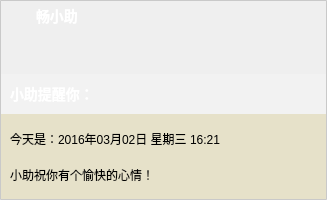
<?xml version="1.0" encoding="UTF-8"?>
<ui version="4.0">
 <class>SystemMessageDialog</class>
 <widget class="QWidget" name="SystemMessageDialog">
  <property name="geometry">
   <rect>
    <x>0</x>
    <y>0</y>
    <width>327</width>
    <height>200</height> 
   </rect>
  </property>
  <property name="windowTitle">
   <string>Form</string>
  </property>
  <property name="styleSheet">
   <string notr="true">QWidget#SystemMessageDialog {
	background-image: url(:/resource/background/background.png);
	border: 1px solid #c9c9c9;
	border-radius: 1px;
}
QWidget#widgetTitle {
	background-color: rgba(255, 255, 255, 20%);
}
QWidget#widgetContent {
	background-color: rgb(230, 225, 201);
}

QPushButton#btnClose:hover{
	background-color: qlineargradient(spread:pad, x1:0, y1:1, x2:0, y2:0, stop:0 rgba(238, 0, 0, 128), stop:1 rgba(238, 44, 44, 255));
}

QLabel#labelTitle, QLabel#labelText {
	color: #ffffff;
	font: bold 14px;
}</string>
  </property>
  <layout class="QVBoxLayout" name="verticalLayout_2" stretch="0,1,0,2">
   <property name="spacing">
    <number>0</number>
   </property>
   <property name="leftMargin">
    <number>1</number>
   </property>
   <property name="topMargin">
    <number>1</number>
   </property>
   <property name="rightMargin">
    <number>1</number>
   </property>
   <property name="bottomMargin">
    <number>1</number>
   </property>
   <item>
    <layout class="QHBoxLayout" name="horizontalLayout">
     <property name="leftMargin">
      <number>5</number>
     </property>
     <item>
      <widget class="QLabel" name="labelMainIcon">
       <property name="minimumSize">
        <size>
         <width>30</width>
         <height>30</height>
        </size>
       </property>
       <property name="text">
        <string/>
       </property>
       <property name="pixmap">
        <pixmap resource="../images.qrc">:/resource/images/robot.png</pixmap>
       </property>
      </widget>
     </item>
     <item>
      <widget class="QLabel" name="labelText">
       <property name="text">
        <string>畅小助</string>
       </property>
      </widget>
     </item>
     <item>
      <spacer name="horizontalSpacer">
       <property name="orientation">
        <enum>Qt::Horizontal</enum>
       </property>
       <property name="sizeHint" stdset="0">
        <size>
         <width>40</width>
         <height>20</height>
        </size>
       </property>
      </spacer>
     </item>
     <item>
      <widget class="QPushButton" name="btnClose">
       <property name="minimumSize">
        <size>
         <width>30</width>
         <height>30</height>
        </size>
       </property>
       <property name="maximumSize">
        <size>
         <width>30</width>
         <height>16777215</height>
        </size>
       </property>
       <property name="focusPolicy">
        <enum>Qt::NoFocus</enum>
       </property>
       <property name="styleSheet">
        <string notr="true">QPushButton {
	min-width: 30px;
	background-color: none;
	border: none;
}</string>
       </property>
       <property name="text">
        <string/>
       </property>
       <property name="icon">
        <iconset resource="../images.qrc">
         <normaloff>:/resource/common/ic_close_white.png</normaloff>:/resource/common/ic_close_white.png</iconset>
       </property>
       <property name="flat">
        <bool>true</bool>
       </property>
      </widget>
     </item>
    </layout>
   </item>
   <item>
    <spacer name="verticalSpacer">
     <property name="orientation">
      <enum>Qt::Vertical</enum>
     </property>
     <property name="sizeHint" stdset="0">
      <size>
       <width>20</width>
       <height>40</height>
      </size>
     </property>
    </spacer>
   </item>
   <item>
    <widget class="QWidget" name="widgetTitle" native="true">
     <layout class="QHBoxLayout" name="horizontalLayout_2">
      <item>
       <widget class="QLabel" name="labelTitle">
        <property name="text">
         <string>小助提醒你：</string>
        </property>
       </widget>
      </item>
     </layout>
    </widget>
   </item>
   <item>
    <widget class="QWidget" name="widgetContent" native="true">
     <layout class="QVBoxLayout" name="verticalLayout">
      <item>
       <widget class="QLabel" name="labelDateTime">
        <property name="text">
         <string>今天是：2016年03月02日 星期三 16:21</string>
        </property>
       </widget>
      </item>
      <item>
       <widget class="QLabel" name="labelContent">
        <property name="text">
         <string>小助祝你有个愉快的心情！</string>
        </property>
       </widget>
      </item>
     </layout>
    </widget>
   </item>
  </layout>
 </widget>
 <resources>
  <include location="../images.qrc"/>
 </resources>
 <connections/>
</ui>
